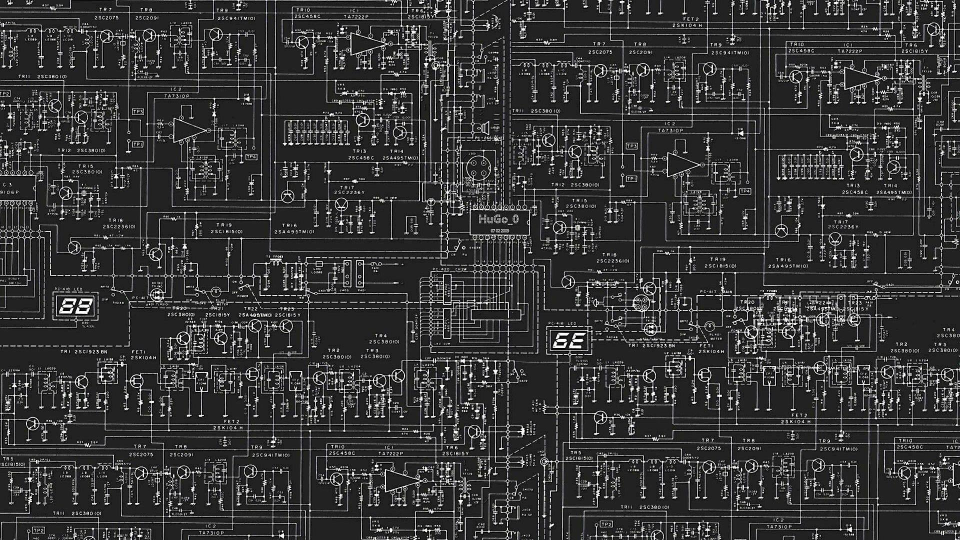
#> input picture kitty/assets/921530.jpg, 1920 x 1080 px (shown at 1/2 size)
$ python make-circuit-bg.py
#> lines starting #> are read from the running program, lines starting #| are printed output that depends on the picture
#!/usr/bin/env python3
"""Blur the circuit-schematic wallpaper into a kitty background. It's already
white-on-black linework (matches the monochrome base); just soften + lightly
dim so the neon accent + text read on top. Re-run after tweaking PARAMS:
    python3 make-circuit-bg.py
"""
from PIL import Image, ImageFilter, ImageEnhance, ImageOps

# --- tunables -------------------------------------------------------------
SRC = "921530.jpg"
DST = "circuit-blur.png"
TARGET = (1920, 1080)
BLUR_RADIUS = 4.0       # higher = softer / more abstract
BRIGHTNESS = 0.85       # <1 dims slightly so terminal text stays readable
# -------------------------------------------------------------------------

img = Image.open(SRC).convert("RGB")
#> img is the input picture: PIL image 1920x1080 RGB; mean R, G, B 52.9, 52.9, 53
if img.size != TARGET:
    img = ImageOps.fit(img, TARGET, Image.LANCZOS)
img = img.filter(ImageFilter.GaussianBlur(BLUR_RADIUS))
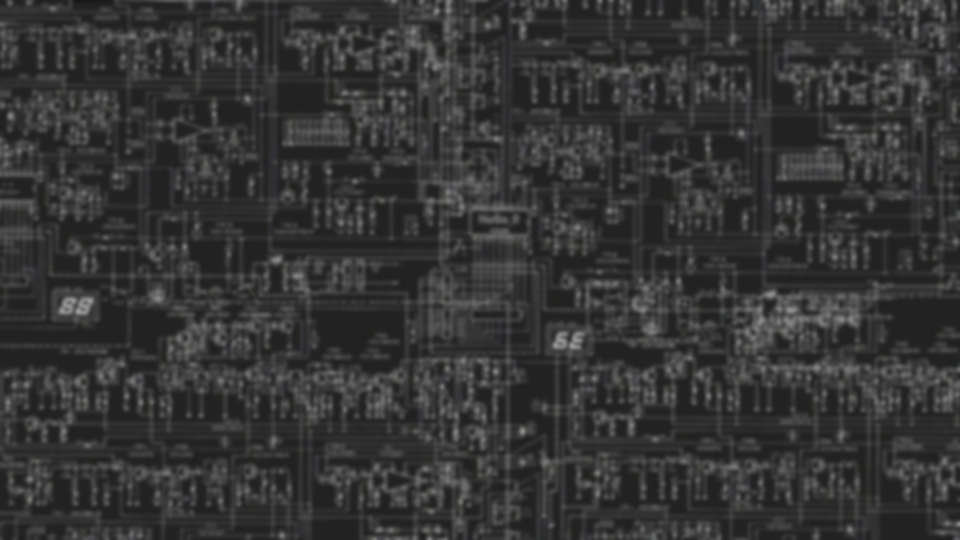
#> img: PIL image 1920x1080 RGB (shown at 1/2 size); mean R, G, B 52.9, 52.9, 53
img = ImageEnhance.Brightness(img).enhance(BRIGHTNESS)
img.save(DST, "PNG")
print(f"wrote {DST} {img.size} blur={BLUR_RADIUS} brightness={BRIGHTNESS}")
#| wrote circuit-blur.png (1920, 1080) blur=4.0 brightness=0.85

$ run again, with kitty/assets/gruvbox-topo.png saved as kitty/assets/921530.jpg
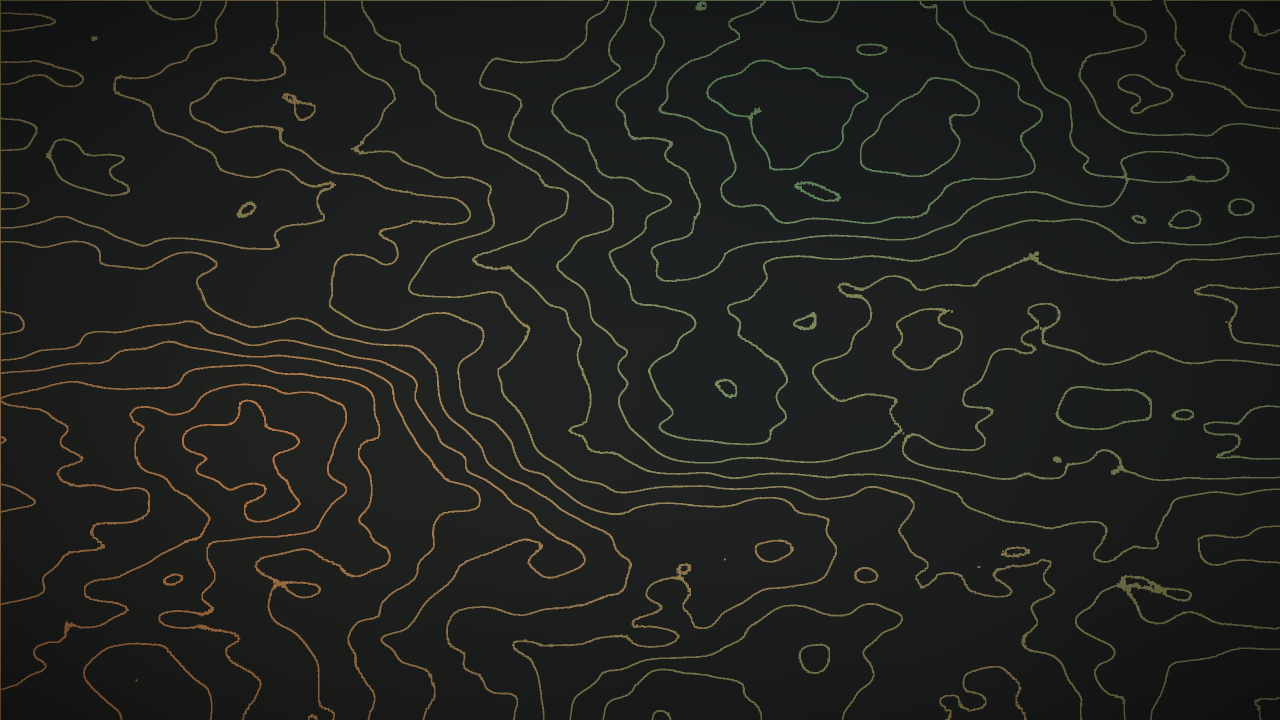
#> input picture kitty/assets/gruvbox-topo.png, 2560 x 1440 px (shown at 1/2 size)
#> img is the input picture: PIL image 2560x1440 RGB; mean R, G, B 31.8, 33.1, 29.9
#> `img = img.filter(ImageFilter.GaussianBlur(BLUR_RADIUS))`:
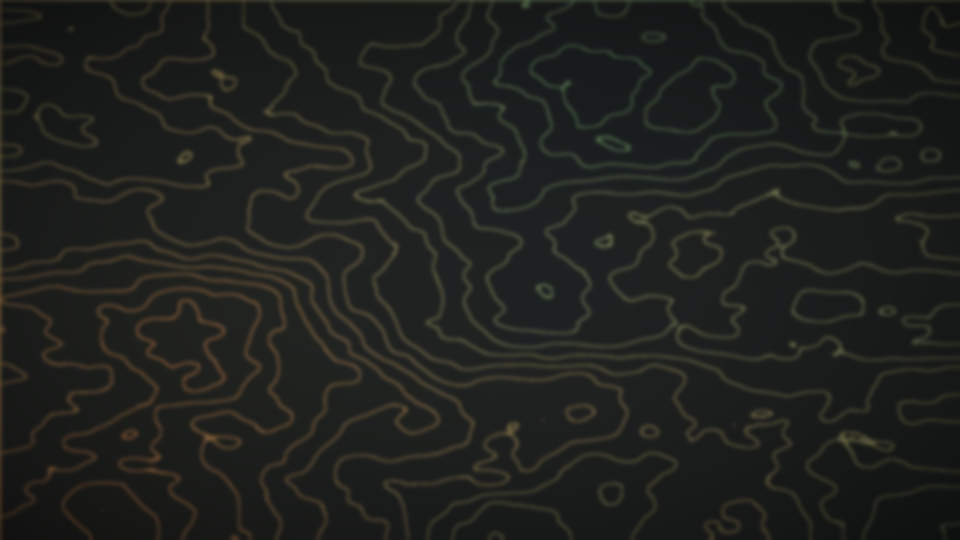
#> img: PIL image 1920x1080 RGB (shown at 1/2 size); mean R, G, B 31.8, 33.1, 29.9
#| wrote circuit-blur.png (1920, 1080) blur=4.0 brightness=0.85
